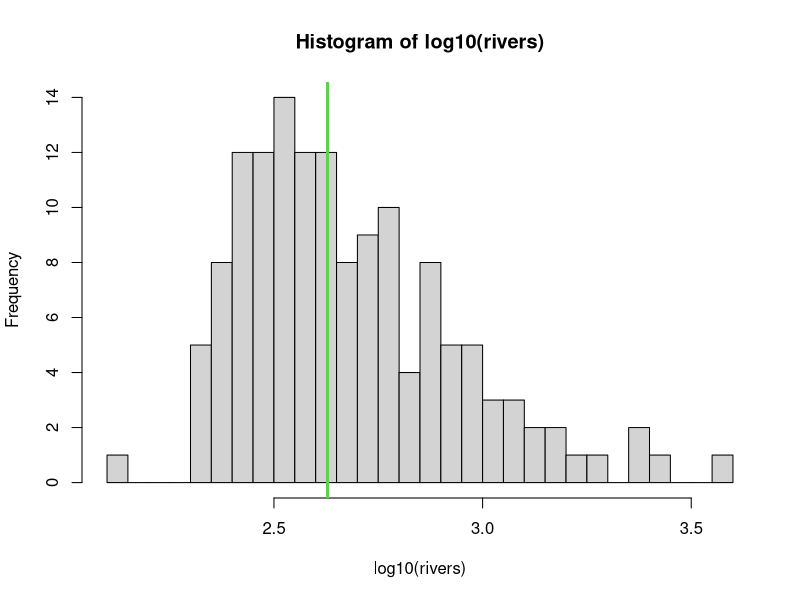

Generate this figure with R:
## ---- chunk 1
knitr::opts_chunk$set(echo = TRUE)
## ---- chunk 2
data(rivers) #length of 141 "major" North American rivers (miles)
head(rivers)
is.numeric(rivers)
## ---- chunk 3
hist(log10(rivers), breaks=30)
abline(v=log10(median(rivers)),col=3, lwd=3)
## ---- chunk 4
if (is.numeric(rivers)){
  median(rivers)
  }
## ---- chunk 5
if (is.numeric(rivers)){ median(rivers) }
## ---- chunk 6
if (!is.numeric(rivers)){
  median(rivers)
  }
## ---- chunk 7
# Pass character object
x<-letters
if (is.numeric(x)){
  median(rivers)
  } else {
  class(x)
}
## ---- chunk 8
# Pass numeric object
x<-1:10
if (is.numeric(x)){
  median(rivers)
  } else {
  class(x)
}
## ---- chunk 9
x<-TRUE
ifelse(x, 1, 2)
## ---- chunk 10
lowercase<-TRUE
ifelse(lowercase, letters, LETTERS)
## ---- chunk 11
lowercase<-c(TRUE, FALSE, TRUE, FALSE)
ifelse(lowercase, letters, LETTERS)
## ---- chunk 12
river.bin<-ifelse(rivers > median(rivers), "Long", "Short")
river.bin[1:10] # Just look at the first 10
## ---- chunk 13
river.bin<-factor(river.bin, 
  levels= rev(unique(river.bin)), ordered=T)
str(river.bin)
## ---- chunk 14
for(i in par()){
  if (length(i) >3){
    print(i)
  }
}
